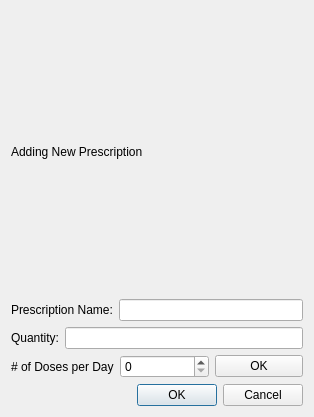
<?xml version="1.0" encoding="UTF-8"?>
<ui version="4.0">
 <class>AddNewDialog</class>
 <widget class="QDialog" name="AddNewDialog">
  <property name="geometry">
   <rect>
    <x>0</x>
    <y>0</y>
    <width>314</width>
    <height>417</height>
   </rect>
  </property>
  <property name="windowTitle">
   <string>Dialog</string>
  </property>
  <layout class="QVBoxLayout" name="verticalLayout">
   <item>
    <widget class="QLabel" name="label">
     <property name="text">
      <string>Adding New Prescription</string>
     </property>
    </widget>
   </item>
   <item>
    <layout class="QHBoxLayout" name="horizontalLayout_2">
     <item>
      <widget class="QLabel" name="label_2">
       <property name="text">
        <string>Prescription Name:</string>
       </property>
      </widget>
     </item>
     <item>
      <widget class="QLineEdit" name="lineEdit"/>
     </item>
    </layout>
   </item>
   <item>
    <layout class="QHBoxLayout" name="horizontalLayout">
     <item>
      <widget class="QLabel" name="label_3">
       <property name="text">
        <string>Quantity:</string>
       </property>
      </widget>
     </item>
     <item>
      <widget class="QLineEdit" name="lineEdit_2"/>
     </item>
    </layout>
   </item>
   <item>
    <layout class="QHBoxLayout" name="horizontalLayout_3">
     <item>
      <widget class="QLabel" name="label_4">
       <property name="text">
        <string># of Doses per Day</string>
       </property>
      </widget>
     </item>
     <item>
      <widget class="QSpinBox" name="spinBox"/>
     </item>
     <item>
      <widget class="QPushButton" name="doseOKbutton">
       <property name="text">
        <string>OK</string>
       </property>
      </widget>
     </item>
    </layout>
   </item>
   <item>
    <widget class="QDialogButtonBox" name="buttonBox">
     <property name="orientation">
      <enum>Qt::Horizontal</enum>
     </property>
     <property name="standardButtons">
      <set>QDialogButtonBox::Cancel|QDialogButtonBox::Ok</set>
     </property>
    </widget>
   </item>
  </layout>
 </widget>
 <resources/>
 <connections>
  <connection>
   <sender>buttonBox</sender>
   <signal>accepted()</signal>
   <receiver>AddNewDialog</receiver>
   <slot>accept()</slot>
   <hints>
    <hint type="sourcelabel">
     <x>248</x>
     <y>254</y>
    </hint>
    <hint type="destinationlabel">
     <x>157</x>
     <y>274</y>
    </hint>
   </hints>
  </connection>
  <connection>
   <sender>buttonBox</sender>
   <signal>rejected()</signal>
   <receiver>AddNewDialog</receiver>
   <slot>reject()</slot>
   <hints>
    <hint type="sourcelabel">
     <x>316</x>
     <y>260</y>
    </hint>
    <hint type="destinationlabel">
     <x>286</x>
     <y>274</y>
    </hint>
   </hints>
  </connection>
 </connections>
</ui>
